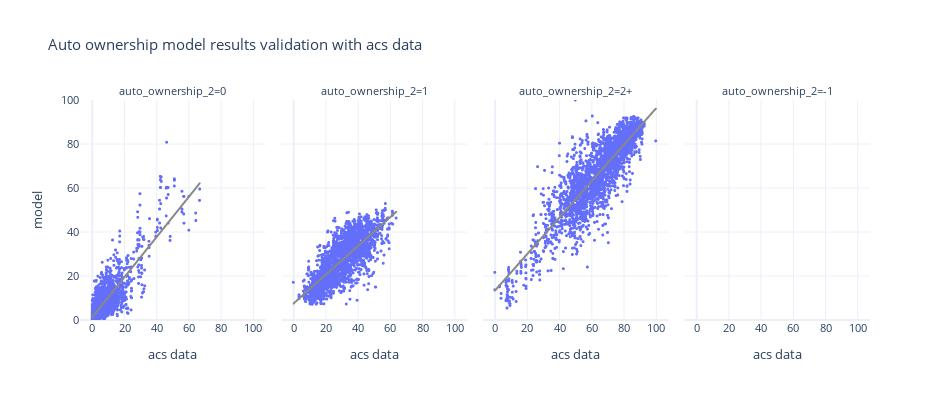

Write notebook code for a chart like this one.
### Code cell
df_plot = pd.pivot(bg_auto_ownership, index=['block_group_id','auto_ownership_2'], columns='source', values='percentage').reset_index()



fig = px.scatter(df_plot, x="acs data", y="model", trendline="ols", trendline_color_override='rgb(136, 136, 136)',
                 template="plotly_white",
                 facet_col='auto_ownership_2', height=400, width=1000,
                 title="Auto ownership model results validation with acs data")
fig.update_xaxes(dtick=20)
fig.update_yaxes(dtick=20,range=[0, 100])
fig.update_traces(marker_size=3)
fig.update_layout(height=400, width=950, font=dict(size=11))
fig.show()

### Figure 1 — Plotly figure (JSON) as saved in the notebook; plotly's stock layout.template omitted (floating-point values rounded to 4 significant figures; data arrays with more than 128 entries replaced by an {"elided": "..."} marker saying what was removed)
{"data": [{"hovertemplate": "auto_ownership_2=0<br>acs data=%{x}<br>model=%{y}<extra></extra>", "legendgroup": "", "marker": {"color": "#636efa", "size": 3, "symbol": "circle"}, "mode": "markers", "name": "", "showlegend": false, "type": "scattergl", "x": {"elided": "2641 float values"}, "xaxis": "x", "y": {"elided": "2641 float values"}, "yaxis": "y"}, {"hovertemplate": "<b>OLS trendline</b><br>model = 0.912571 * acs data + 1.23682<br>R<sup>2</sup>=0.720470<br><br>auto_ownership_2=0<br>acs data=%{x}<br>model=%{y} <b>(trend)</b><extra></extra>", "legendgroup": "", "line": {"color": "rgb(136, 136, 136)"}, "marker": {"color": "#636efa", "size": 3, "symbol": "circle"}, "mode": "lines", "name": "", "showlegend": false, "type": "scattergl", "x": {"elided": "2627 float values"}, "xaxis": "x", "y": {"elided": "2627 float values"}, "yaxis": "y"}, {"hovertemplate": "auto_ownership_2=1<br>acs data=%{x}<br>model=%{y}<extra></extra>", "legendgroup": "", "marker": {"color": "#636efa", "size": 3, "symbol": "circle"}, "mode": "markers", "name": "", "showlegend": false, "type": "scattergl", "x": {"elided": "2641 float values"}, "xaxis": "x2", "y": {"elided": "2641 float values"}, "yaxis": "y2"}, {"hovertemplate": "<b>OLS trendline</b><br>model = 0.653437 * acs data + 7.39404<br>R<sup>2</sup>=0.620769<br><br>auto_ownership_2=1<br>acs data=%{x}<br>model=%{y} <b>(trend)</b><extra></extra>", "legendgroup": "", "line": {"color": "rgb(136, 136, 136)"}, "marker": {"color": "#636efa", "size": 3, "symbol": "circle"}, "mode": "lines", "name": "", "showlegend": false, "type": "scattergl", "x": {"elided": "2633 float values"}, "xaxis": "x2", "y": {"elided": "2633 float values"}, "yaxis": "y2"}, {"hovertemplate": "auto_ownership_2=2+<br>acs data=%{x}<br>model=%{y}<extra></extra>", "legendgroup": "", "marker": {"color": "#636efa", "size": 3, "symbol": "circle"}, "mode": "markers", "name": "", "showlegend": false, "type": "scattergl", "x": {"elided": "2641 float values"}, "xaxis": "x3", "y": {"elided": "2641 float values"}, "yaxis": "y3"}, {"hovertemplate": "<b>OLS trendline</b><br>model = 0.827512 * acs data + 13.2897<br>R<sup>2</sup>=0.754567<br><br>auto_ownership_2=2+<br>acs data=%{x}<br>model=%{y} <b>(trend)</b><extra></extra>", "legendgroup": "", "line": {"color": "rgb(136, 136, 136)"}, "marker": {"color": "#636efa", "size": 3, "symbol": "circle"}, "mode": "lines", "name": "", "showlegend": false, "type": "scattergl", "x": {"elided": "2634 float values"}, "xaxis": "x3", "y": {"elided": "2634 float values"}, "yaxis": "y3"}, {"hovertemplate": "auto_ownership_2=-1<br>acs data=%{x}<br>model=%{y}<extra></extra>", "legendgroup": "", "marker": {"color": "#636efa", "size": 3, "symbol": "circle"}, "mode": "markers", "name": "", "showlegend": false, "type": "scattergl", "x": [null, null, null, null, null, null, null, null], "xaxis": "x4", "y": [null, null, null, null, null, null, null, null], "yaxis": "y4"}, {"hovertemplate": "auto_ownership_2=-1<extra></extra>", "legendgroup": "", "line": {"color": "rgb(136, 136, 136)"}, "marker": {"color": "#636efa", "size": 3, "symbol": "circle"}, "mode": "lines", "name": "", "showlegend": false, "type": "scattergl", "xaxis": "x4", "yaxis": "y4"}], "layout": {"annotations": [{"font": {}, "showarrow": false, "text": "auto_ownership_2=0", "x": 0.1175, "xanchor": "center", "xref": "paper", "y": 1.0, "yanchor": "bottom", "yref": "paper"}, {"font": {}, "showarrow": false, "text": "auto_ownership_2=1", "x": 0.3725, "xanchor": "center", "xref": "paper", "y": 1.0, "yanchor": "bottom", "yref": "paper"}, {"font": {}, "showarrow": false, "text": "auto_ownership_2=2+", "x": 0.6275, "xanchor": "center", "xref": "paper", "y": 1.0, "yanchor": "bottom", "yref": "paper"}, {"font": {}, "showarrow": false, "text": "auto_ownership_2=-1", "x": 0.8825, "xanchor": "center", "xref": "paper", "y": 1.0, "yanchor": "bottom", "yref": "paper"}], "font": {"size": 11}, "height": 400, "legend": {"tracegroupgap": 0}, "title": {"text": "Auto ownership model results validation with acs data"}, "width": 950, "xaxis": {"anchor": "y", "domain": [0.0, 0.235], "dtick": 20, "title": {"text": "acs data"}}, "xaxis2": {"anchor": "y2", "domain": [0.255, 0.49], "dtick": 20, "matches": "x", "title": {"text": "acs data"}}, "xaxis3": {"anchor": "y3", "domain": [0.51, 0.745], "dtick": 20, "matches": "x", "title": {"text": "acs data"}}, "xaxis4": {"anchor": "y4", "domain": [0.765, 1.0], "dtick": 20, "matches": "x", "title": {"text": "acs data"}}, "yaxis": {"anchor": "x", "domain": [0.0, 1.0], "dtick": 20, "range": [0, 100], "title": {"text": "model"}}, "yaxis2": {"anchor": "x2", "domain": [0.0, 1.0], "dtick": 20, "matches": "y", "range": [0, 100], "showticklabels": false}, "yaxis3": {"anchor": "x3", "domain": [0.0, 1.0], "dtick": 20, "matches": "y", "range": [0, 100], "showticklabels": false}, "yaxis4": {"anchor": "x4", "domain": [0.0, 1.0], "dtick": 20, "matches": "y", "range": [0, 100], "showticklabels": false}}}
